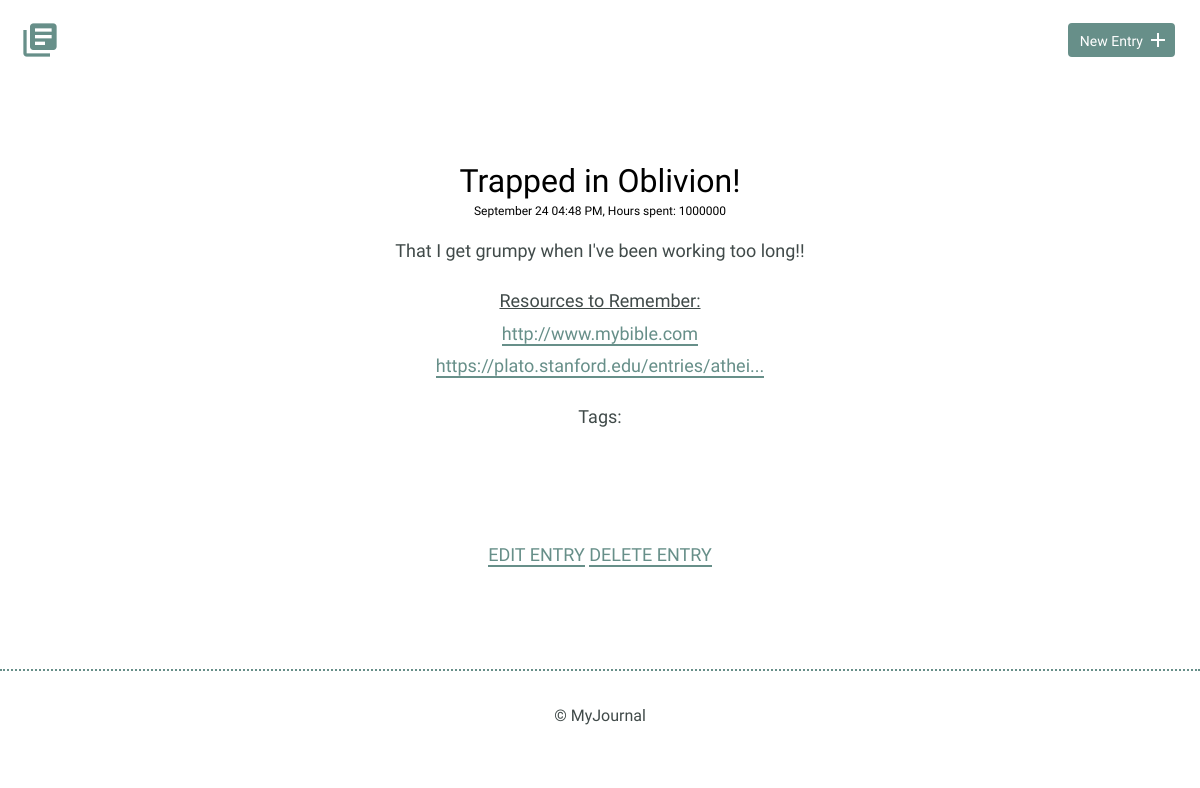
Page /entries/2 on the committed database.
### models.py (models this page shows)
class BaseModel(Model):
    class Meta:
        database = DATABASE

class Entry(BaseModel):
    title = CharField(max_length=100)
    date = DateTimeField(default=datetime.datetime.now)
    time_spent = IntegerField(default=0)
    learned = TextField(null=False)
    remember = TextField(default=" ")

### app.py (the view)
@app.route("/entries/<id>")
def detail(id):
    info = models.Entry.get(models.Entry.id==id)
    tags = (models.Tags
              .select()
              .join(models.EntryTags)
              .where(models.EntryTags.entry_id==info.id)
              .order_by(models.Tags.tag))
    return render_template("detail.html", id=info, tags=tags)

### templates/detail.html (shortened to what this page needs)
{% extends "layout.html" %}
{% block content %}
<section>
    <div class="container">
        <div class="entry-list single">
            <article>
                    <h2>{{ id.title}}</h2>
                    <div class="small">{{ id.date.strftime('%B %d %I:%M %p') }},
                        Hours spent: {{ id.time_spent }}</div>
                        {% for item in id.learned.split('\n') %}
                            <p>{{ item }}</p>
                        {% endfor %}
                    {% if id.remember != " " and id.remember != "": %}
                        <p><u>Resources to Remember:</u><br>
                            {% for item in id.remember.split('\n') %}
                                {% if "http" in item: %}
                                    {{ item|urlize(40, True, target="_blank") }}<br>
                                {% else: %}
                                    {{ item }} <br>
                                {% endif %}
                            {% endfor %}
                        </p>
                    {% endif %}
                <p>Tags:
            </p>
            </article>
        </div>
    </div>
    <div class="edit">
        <p>
            <a href="{{ url_for('edit', id=id.id) }}">Edit Entry</a>
            <a href="{{ url_for('delete', id=id.id) }}">Delete Entry</a>
        </p>
    </div>
</section>
{% endblock %}

### static/css/site.css (style rules this page uses)
body { font-size: 16px; color: #404a49; font-family: 'Cousine', serif; font-weight: 400; }
.container { margin: 0 auto; padding: 0 25px; }
h1, h2, h3 { margin: 0; font-weight: 400; line-height: 1em; color: #000; }
h2 { font-size: 32px; }
.small { margin: 0; font-weight: 200; line-height: 1em; font-size: 12px; color: #000; }
p { line-height: 1.8em; font-size: 18px; }
p a { border-bottom: 2px solid #678f89; padding: 0; color: #678f89; text-decoration: none; }
.entry-list, .edit-entry, .new-entry { max-width: 800px; margin: 0 auto; padding: 70px 0 150px 0; }
.entry-list article { margin-bottom: 70px; text-align: center; }
.entry-list article:last-child { margin-bottom: 0; }
.entry-list article h2 { margin-bottom: 8px; }
.entry-list.single { padding-bottom: 70px; }
.edit { padding-bottom: 80px; text-align: center; margin: 0 auto; }
.edit a { font-weight: 400; text-transform: uppercase; font-size: 18px; }

### rows in the picture
Entry: title "Trapped in Oblivion!", date "September 24 04:48 PM", time_spent "1000000", learned "That I get grumpy when I've been working too long!!"

### other values in the picture
{{ item|urlize(40, True, target="_blank") }} "http://www.mybible.com" "https://plato.stanford.edu/entries/athei..."
